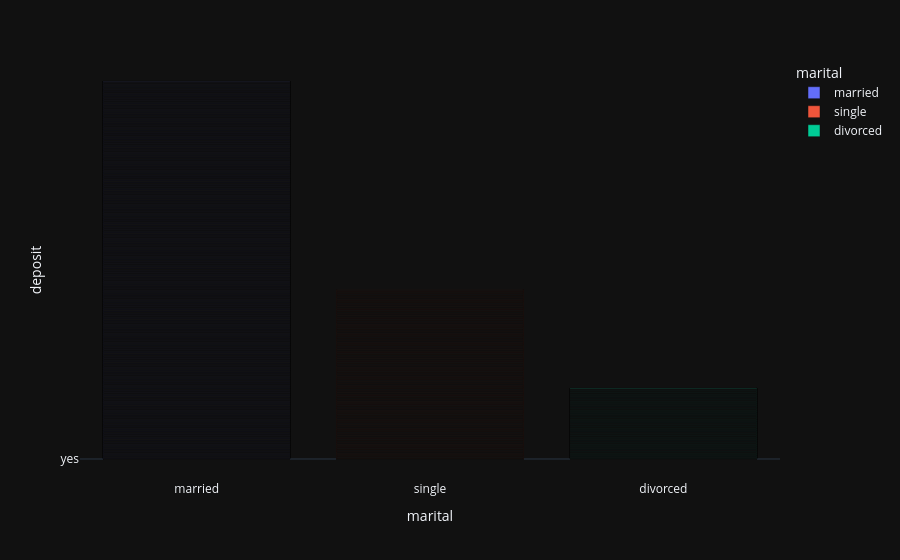

The cell this chart's notebook holds for it:
### Code cell
fig=px.bar(data_filter,x="marital",y="deposit",color="marital")
fig.show()

### Figure 1 — Plotly figure (JSON) as saved in the notebook; plotly's stock layout.template omitted (floating-point values rounded to 4 significant figures; data arrays with more than 128 entries replaced by an {"elided": "..."} marker saying what was removed)
{"data": [{"hovertemplate": "marital=%{x}<br>deposit=%{y}<extra></extra>", "legendgroup": "married", "marker": {"color": "#636efa", "pattern": {"shape": ""}}, "name": "married", "orientation": "v", "showlegend": true, "textposition": "auto", "x": {"elided": "6305 str values"}, "xaxis": "x", "y": {"elided": "6305 str values"}, "yaxis": "y", "type": "bar"}, {"hovertemplate": "marital=%{x}<br>deposit=%{y}<extra></extra>", "legendgroup": "single", "marker": {"color": "#EF553B", "pattern": {"shape": ""}}, "name": "single", "orientation": "v", "showlegend": true, "textposition": "auto", "x": {"elided": "3496 str values"}, "xaxis": "x", "y": {"elided": "3496 str values"}, "yaxis": "y", "type": "bar"}, {"hovertemplate": "marital=%{x}<br>deposit=%{y}<extra></extra>", "legendgroup": "divorced", "marker": {"color": "#00cc96", "pattern": {"shape": ""}}, "name": "divorced", "orientation": "v", "showlegend": true, "textposition": "auto", "x": {"elided": "1287 str values"}, "xaxis": "x", "y": {"elided": "1287 str values"}, "yaxis": "y", "type": "bar"}], "layout": {"xaxis": {"anchor": "y", "domain": [0.0, 1.0], "title": {"text": "marital"}, "categoryorder": "array", "categoryarray": ["married", "single", "divorced"]}, "yaxis": {"anchor": "x", "domain": [0.0, 1.0], "title": {"text": "deposit"}}, "legend": {"title": {"text": "marital"}, "tracegroupgap": 0}, "margin": {"t": 60}, "barmode": "relative"}}
